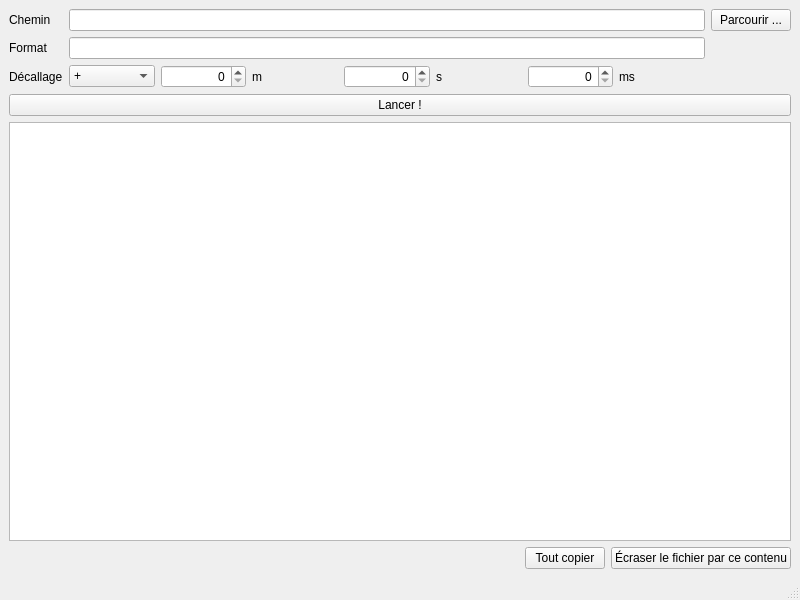
<?xml version="1.0" encoding="UTF-8"?>
<ui version="4.0">
 <class>MainWindow</class>
 <widget class="QMainWindow" name="MainWindow">
  <property name="geometry">
   <rect>
    <x>0</x>
    <y>0</y>
    <width>800</width>
    <height>600</height>
   </rect>
  </property>
  <property name="windowTitle">
   <string>DecalST</string>
  </property>
  <widget class="QWidget" name="centralwidget">
   <layout class="QGridLayout" name="gridLayout_2">
    <item row="0" column="0">
     <layout class="QGridLayout" name="gridLayout">
      <item row="0" column="0">
       <widget class="QLabel" name="labelPath">
        <property name="text">
         <string>Chemin</string>
        </property>
       </widget>
      </item>
      <item row="0" column="1">
       <widget class="QLineEdit" name="lineEditPath"/>
      </item>
      <item row="0" column="2">
       <widget class="QPushButton" name="pushButtonBrowse">
        <property name="text">
         <string>Parcourir ...</string>
        </property>
       </widget>
      </item>
      <item row="1" column="0">
       <widget class="QLabel" name="labelFormat">
        <property name="text">
         <string>Format</string>
        </property>
        <property name="textInteractionFlags">
         <set>Qt::LinksAccessibleByMouse</set>
        </property>
       </widget>
      </item>
      <item row="1" column="1">
       <widget class="QLineEdit" name="lineEditFormat">
        <property name="readOnly">
         <bool>true</bool>
        </property>
       </widget>
      </item>
      <item row="2" column="0">
       <widget class="QLabel" name="label">
        <property name="text">
         <string>Décallage</string>
        </property>
       </widget>
      </item>
      <item row="2" column="1">
       <layout class="QHBoxLayout" name="horizontalLayout_2">
        <item>
         <widget class="QComboBox" name="comboBoxSign">
          <property name="sizeAdjustPolicy">
           <enum>QComboBox::AdjustToContentsOnFirstShow</enum>
          </property>
          <item>
           <property name="text">
            <string>+</string>
           </property>
          </item>
          <item>
           <property name="text">
            <string>-</string>
           </property>
          </item>
         </widget>
        </item>
        <item>
         <widget class="QSpinBox" name="spinBoxM">
          <property name="alignment">
           <set>Qt::AlignRight|Qt::AlignTrailing|Qt::AlignVCenter</set>
          </property>
          <property name="maximum">
           <number>59</number>
          </property>
         </widget>
        </item>
        <item>
         <widget class="QLabel" name="label_2">
          <property name="text">
           <string>m</string>
          </property>
         </widget>
        </item>
        <item>
         <widget class="QSpinBox" name="spinBoxS">
          <property name="alignment">
           <set>Qt::AlignRight|Qt::AlignTrailing|Qt::AlignVCenter</set>
          </property>
          <property name="maximum">
           <number>59</number>
          </property>
         </widget>
        </item>
        <item>
         <widget class="QLabel" name="label_3">
          <property name="text">
           <string>s</string>
          </property>
         </widget>
        </item>
        <item>
         <widget class="QSpinBox" name="spinBoxMS">
          <property name="alignment">
           <set>Qt::AlignRight|Qt::AlignTrailing|Qt::AlignVCenter</set>
          </property>
          <property name="maximum">
           <number>999</number>
          </property>
         </widget>
        </item>
        <item>
         <widget class="QLabel" name="label_4">
          <property name="text">
           <string>ms</string>
          </property>
         </widget>
        </item>
       </layout>
      </item>
     </layout>
    </item>
    <item row="1" column="0">
     <widget class="QPushButton" name="pushButtonLaunch">
      <property name="text">
       <string>Lancer !</string>
      </property>
     </widget>
    </item>
    <item row="2" column="0">
     <widget class="QPlainTextEdit" name="textEditResult"/>
    </item>
    <item row="3" column="0">
     <layout class="QHBoxLayout" name="horizontalLayout">
      <item>
       <spacer name="horizontalSpacer">
        <property name="orientation">
         <enum>Qt::Horizontal</enum>
        </property>
        <property name="sizeHint" stdset="0">
         <size>
          <width>40</width>
          <height>20</height>
         </size>
        </property>
       </spacer>
      </item>
      <item>
       <widget class="QPushButton" name="pushButtonCopy">
        <property name="text">
         <string>Tout copier</string>
        </property>
       </widget>
      </item>
      <item>
       <widget class="QPushButton" name="pushButtonOverwrite">
        <property name="toolTip">
         <string>Cette action écrasera le fichier original par ce contenu</string>
        </property>
        <property name="text">
         <string>Écraser le fichier par ce contenu</string>
        </property>
       </widget>
      </item>
     </layout>
    </item>
   </layout>
  </widget>
  <widget class="QMenuBar" name="menubar">
   <property name="geometry">
    <rect>
     <x>0</x>
     <y>0</y>
     <width>800</width>
     <height>30</height>
    </rect>
   </property>
  </widget>
  <widget class="QStatusBar" name="statusbar"/>
 </widget>
 <resources/>
 <connections/>
</ui>
